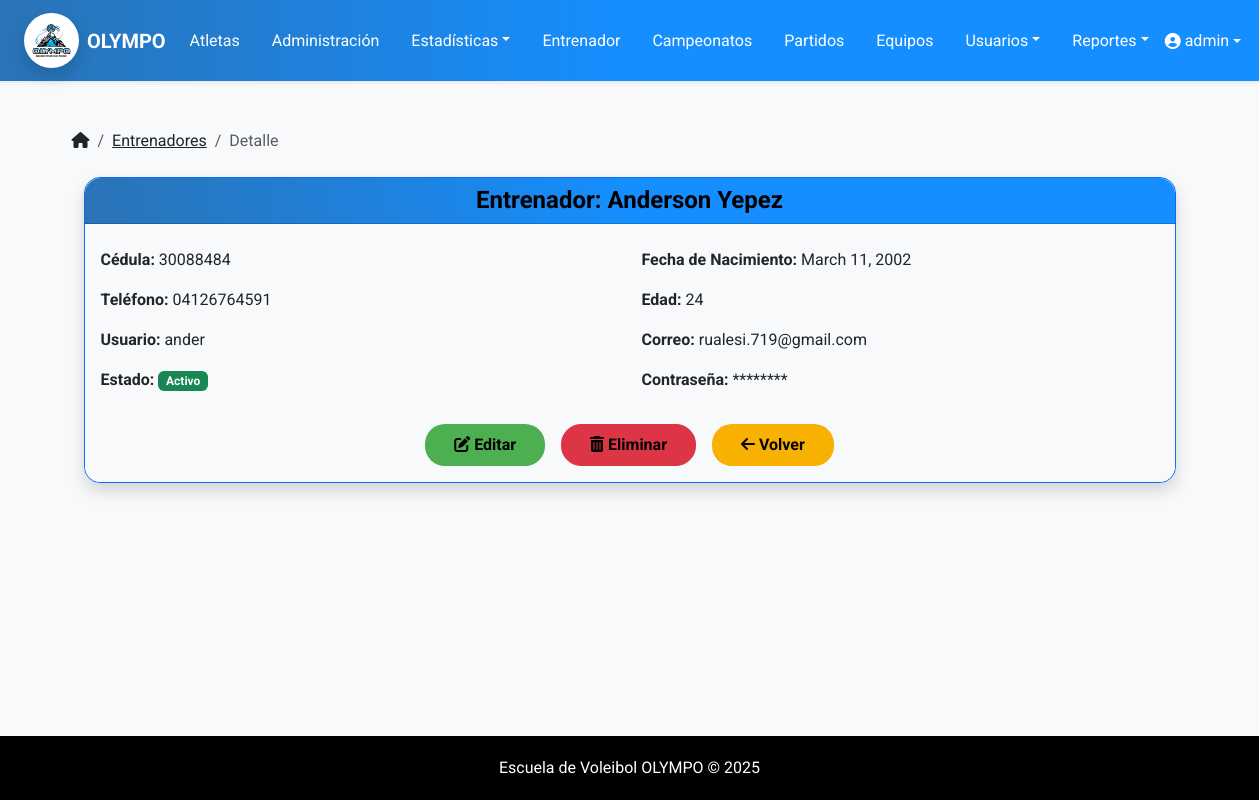
Page /atletas/entrenadores/3/detalle/ (signed in) on the committed database.
### atletas/models.py (models this page shows, shortened)
class Entrenador(models.Model):
    user = models.OneToOneField(User, on_delete=models.CASCADE, null=True, blank=True)  # <— NUEVO
    nombre = models.CharField(max_length=100)
    apellido = models.CharField(max_length=100)
    cedula = models.CharField(max_length=20, unique=True)
    fecha_nacimiento = models.DateField()
    telefono = models.CharField(max_length=20)
    @property
    def edad(self):
        today = date.today()
        return today.year - self.fecha_nacimiento.year - (
            (today.month, today.day) < (self.fecha_nacimiento.month, self.fecha_nacimiento.day)
            )

### atletas/views.py (the view)
# urls.py: path('entrenadores/<int:entrenador_id>/detalle/', views.detalle_entrenador, name='detalle_entrenador'),
@user_passes_test(es_admin)
def detalle_entrenador(request, entrenador_id):
    entrenador = get_object_or_404(Entrenador, id=entrenador_id)
    usuario = getattr(entrenador, "user", None)  # si no tiene usuario, será None
    return render(request, 'entrenadores/detalle_entrenador.html', {
        'entrenador': entrenador,
        'usuario': usuario,
    })

### atletas/context_processors.py (called while the page is built)
def role_flags(request):
    u = request.user
    atleta_id = None
    if u.is_authenticated and es_atleta(u):  # ✅ propiedad
        if hasattr(u, "atleta"):
            atleta_id = u.atleta.id
    return {
        "is_admin": es_admin(u),
        "is_trainer": es_entrenador(u),
        "is_athlete": es_atleta(u),
        "atleta_id": atleta_id,
    }

### atletas/utils/roles.py (called while the page is built)
def es_admin(user):
    return user.is_authenticated and (user.is_superuser or user.groups.filter(name='Administrador').exists())

def es_entrenador(user):
    return user.is_authenticated and (
        user.groups.filter(name='Entrenador').exists() or hasattr(user, 'entrenador')
    )

def es_atleta(user):
    return user.is_authenticated and hasattr(user, 'atleta')  # por la OneToOne

### templates/entrenadores/detalle_entrenador.html
{% extends 'base.html' %}
{% block content %}
  <nav aria-label="breadcrumb">
    <ol class="breadcrumb mb-3">
      <li class="breadcrumb-item">
        <a href="{% url 'menu_principal' %}" class="text-dark"><i class="fa-solid fa-house"></i></a>
      </li>
      <li class="breadcrumb-item">
        <a href="{% url 'lista_entrenadores' %}" class="text-dark">Entrenadores</a>
      </li>
      <li class="breadcrumb-item active" aria-current="page">Detalle</li>
    </ol>
  </nav>
  <div class="container mt-4">
    <div class="card shadow border border-primary rounded-4 mb-4">
      <div class="card-header bg-dark text-white text-center rounded-top-4">
        <h4 class="mb-0">Entrenador: {{ entrenador.nombre }} {{ entrenador.apellido }}</h4>
      </div>
      <div class="card-body bg-light rounded-bottom-4">
        <div class="row">
          <div class="col-md-6 py-2">
            <strong>Cédula:</strong> {{ entrenador.cedula }}
          </div>
          <div class="col-md-6 py-2">
            <strong>Fecha de Nacimiento:</strong> {{ entrenador.fecha_nacimiento }}
          </div>
        </div>
        <div class="row">
          <div class="col-md-6 py-2">
            <strong>Teléfono:</strong> {{ entrenador.telefono }}
          </div>
          <div class="col-md-6 py-2">
            <strong>Edad:</strong> {{ entrenador.edad }}
          </div>
        </div>
        {% if usuario %}
          <div class="row">
            <div class="col-md-6 py-2"><strong>Usuario:</strong> {{ usuario.username }}</div>
            <div class="col-md-6 py-2"><strong>Correo:</strong> {{ usuario.email }}</div>
          </div>
          <div class="row">
            <div class="col-md-6 py-2">
              <strong>Estado:</strong>
              {% if usuario.is_active %}
                <span class="badge bg-success">Activo</span>
              {% else %}
                <span class="badge bg-danger">Inactivo</span>
              {% endif %}
            </div>
            <div class="col-md-6 py-2"><strong>Contraseña:</strong> ********</div>
          </div>
        {% endif %}
        <div class="d-flex justify-content-center gap-3 mt-4">
          <a href="{% url 'editar_entrenador' entrenador.id %}" class="btn" style="background: #4caf50;">
            <i class="fas fa-edit"></i> Editar
          </a>
          <a href="{% url 'eliminar_entrenador' entrenador.id %}" class="btn btn-danger">
            <i class="fas fa-trash-alt"></i> Eliminar
          </a>
          <a href="{% url 'lista_entrenadores' %}" class="btn" style="background: #f8b100;">
            <i class="fa-solid fa-arrow-left"></i> Volver
          </a>
        </div>
      </div>
    </div>
  </div>
{% endblock %}

### templates/base.html (shortened to what this page needs)
<!DOCTYPE html>
{% load static %}
<html lang="es">
<head>
    <link href="https://cdn.jsdelivr.net/npm/bootstrap@5.3.3/dist/css/bootstrap.min.css" rel="stylesheet">
    <link rel="stylesheet" href="https://cdnjs.cloudflare.com/ajax/libs/font-awesome/6.5.0/css/all.min.css">
    <link rel="stylesheet" href="{% static 'css/estilos.css' %}">
</head>
<body>
    <nav class="navbar navbar-expand-lg bg-escovol navbar-dark shadow-sm">
        <div class="container-fluid px-4">
            <a class="navbar-brand d-flex align-items-center">
                <img src="{% static 'img/logo-olympo.jpeg' %}" alt="Logo Olympo" width="55" height="55" class="me-2 rounded-circle shadow">
                <span class="fw-bold text-white">OLYMPO</span>
            </a>
            <div class="collapse navbar-collapse justify-content-between" id="navbarMenu">
                <ul class="navbar-nav mx-auto gap-3">
                    {% if is_admin or is_trainer %}
                        <li class="nav-item"><a class="nav-link text-white" href="{% url 'lista_atletas' %}">Atletas</a></li>
                        <li class="nav-item"><a class="nav-link text-white" href="{% url 'administracion' %}">Administración</a></li>
                        <li class="nav-item dropdown">
                            <a class="nav-link dropdown-toggle text-white" href="#" data-bs-toggle="dropdown">Estadísticas</a>
                        </li>
                        <li class="nav-item"><a class="nav-link text-white" href="{% url 'lista_entrenadores' %}">Entrenador</a></li>
                        <li class="nav-item"><a class="nav-link text-white" href="{% url 'lista_campeonatos' %}">Campeonatos</a></li>
                        <li class="nav-item"><a class="nav-link text-white" href="{% url 'lista_partidos' %}">Partidos</a></li>
                        <li class="nav-item"><a class="nav-link text-white" href="{% url 'listar_equipos' %}">Equipos</a></li>
                        {% if is_admin %}
                            <li class="nav-item dropdown">
                                <a class="nav-link dropdown-toggle text-white" href="#" data-bs-toggle="dropdown">Usuarios</a>
                            </li>
                        {% endif %}
                        <li class="nav-item dropdown">
                            <a class="nav-link dropdown-toggle text-white" href="#" data-bs-toggle="dropdown">Reportes</a>
                        </li>
                    {% endif %}
                </ul>
                <ul class="navbar-nav">
                    {% if user.is_authenticated %}
                        <li class="nav-item dropdown">
                            <a class="nav-link dropdown-toggle d-flex align-items-center text-white" href="#" role="button" data-bs-toggle="dropdown">
                                <i class="fa-solid fa-user-circle me-1"></i>
                                {{ user.get_full_name|default:user.username }}
                            </a>
                        </li>
                    {% else %}
                        <li class="nav-item">
                            <a class="nav-link text-white fw-semibold" href="{% url 'login' %}">
                                <i class="fas fa-sign-in-alt me-1"></i> Iniciar sesión
                            </a>
                        </li>
                    {% endif %}
                </ul>
            </div>
        </div>
    </nav>
    <main class="container py-5">
        {% block content %}{% endblock %}
    </main>
    <footer>
        Escuela de Voleibol OLYMPO © {{ year|default:2025 }}
    </footer>
</body>
</html>

### static/css/estilos.css (style rules this page uses)
.card-header { background: linear-gradient(to right, #1A4B7D, #2A73B6, #5C9DCC); color: #f8f4f4 !important; box-shadow: 0 2px 4px rgba(0, 0, 0, 0.1); }
.card-header h4 { font-weight: bold; }
.btn-success, .btn-danger, .btn-warning, .btn-secondary, .btn-info, .btn-primary, .btn { padding: 8px 28px; border-radius: 20px; line-height: 24px; font-weight: bold; color: black; }

### templates/base.html (style rules this page uses)
html, body { height: 100%; margin: 0; display: flex; flex-direction: column; }
main { flex: 1; }
body { font-family: 'Roboto', sans-serif; background-color: #f8f9fa; color: #212529; }
.navbar-brand { font-weight: bold; color: #070303 !important; }
.bg-escovol { background: linear-gradient(to right, #2A73B6, #158EFF, #158EFF); }
footer { margin-top: 40px; padding: 20px 0; background-color: #000000; color: white; text-align: center; }
.card-header { background: linear-gradient(to right, #2A73B6, #158EFF, #158EFF); color: #000000 !important; box-shadow: 0 2px 4px rgba(0, 0, 0, 0.1); }

### rows in the picture
Entrenador: nombre "Anderson", apellido "Yepez", cedula "30088484", fecha_nacimiento "March 11, 2002", telefono "04126764591", edad "24"

### other values in the picture
{{ user.get_full_name|default:user.username }} "admin"
{{ usuario.username }} "ander"
{{ usuario.email }} "rualesi.719@gmail.com"
{{ year|default:2025 }} "2025"
